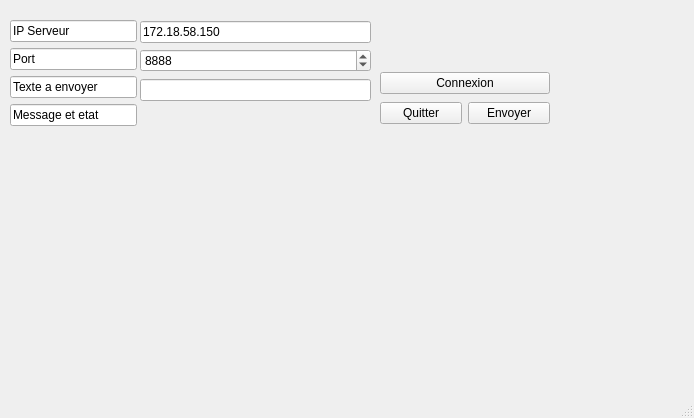
<?xml version="1.0" encoding="UTF-8"?>
<ui version="4.0">
 <class>MainWindow</class>
 <widget class="QMainWindow" name="MainWindow">
  <property name="geometry">
   <rect>
    <x>0</x>
    <y>0</y>
    <width>694</width>
    <height>418</height>
   </rect>
  </property>
  <property name="windowTitle">
   <string>MainWindow</string>
  </property>
  <widget class="QWidget" name="centralwidget">
   <widget class="QWidget" name="">
    <property name="geometry">
     <rect>
      <x>380</x>
      <y>70</y>
      <width>170</width>
      <height>56</height>
     </rect>
    </property>
    <layout class="QVBoxLayout" name="verticalLayout">
     <item>
      <widget class="QPushButton" name="pushButtonConnexion">
       <property name="text">
        <string>Connexion</string>
       </property>
      </widget>
     </item>
     <item>
      <layout class="QHBoxLayout" name="horizontalLayout">
       <item>
        <widget class="QPushButton" name="pushButtonQuitter">
         <property name="text">
          <string>Quitter</string>
         </property>
        </widget>
       </item>
       <item>
        <widget class="QPushButton" name="pushButtonEnvoyer">
         <property name="text">
          <string>Envoyer</string>
         </property>
        </widget>
       </item>
      </layout>
     </item>
    </layout>
   </widget>
   <widget class="QWidget" name="">
    <property name="geometry">
     <rect>
      <x>10</x>
      <y>20</y>
      <width>127</width>
      <height>108</height>
     </rect>
    </property>
    <layout class="QVBoxLayout" name="verticalLayout_2">
     <item>
      <widget class="QLineEdit" name="lineEdit_IPServeur">
       <property name="text">
        <string>IP Serveur</string>
       </property>
      </widget>
     </item>
     <item>
      <widget class="QLineEdit" name="lineEdit_2">
       <property name="text">
        <string>Port</string>
       </property>
      </widget>
     </item>
     <item>
      <widget class="QLineEdit" name="lineEdit_TexteAEnvoyer">
       <property name="text">
        <string>Texte a envoyer</string>
       </property>
      </widget>
     </item>
     <item>
      <widget class="QLineEdit" name="lineEdit_MessageEtEtat">
       <property name="text">
        <string>Message et etat </string>
       </property>
      </widget>
     </item>
    </layout>
   </widget>
   <widget class="QWidget" name="">
    <property name="geometry">
     <rect>
      <x>140</x>
      <y>20</y>
      <width>231</width>
      <height>83</height>
     </rect>
    </property>
    <layout class="QVBoxLayout" name="verticalLayout_4">
     <item>
      <layout class="QVBoxLayout" name="verticalLayout_3">
       <item>
        <widget class="QLineEdit" name="lineEditIPServeur">
         <property name="text">
          <string>172.18.58.150</string>
         </property>
        </widget>
       </item>
       <item>
        <widget class="QSpinBox" name="spinBox">
         <property name="minimum">
          <number>1025</number>
         </property>
         <property name="maximum">
          <number>65535</number>
         </property>
         <property name="value">
          <number>8888</number>
         </property>
        </widget>
       </item>
      </layout>
     </item>
     <item>
      <widget class="QLineEdit" name="lineEdit_Texte"/>
     </item>
    </layout>
   </widget>
  </widget>
  <widget class="QMenuBar" name="menubar">
   <property name="geometry">
    <rect>
     <x>0</x>
     <y>0</y>
     <width>694</width>
     <height>20</height>
    </rect>
   </property>
  </widget>
  <widget class="QStatusBar" name="statusbar"/>
 </widget>
 <resources/>
 <connections>
  <connection>
   <sender>pushButtonQuitter</sender>
   <signal>clicked()</signal>
   <receiver>MainWindow</receiver>
   <slot>close()</slot>
   <hints>
    <hint type="sourcelabel">
     <x>548</x>
     <y>143</y>
    </hint>
    <hint type="destinationlabel">
     <x>641</x>
     <y>111</y>
    </hint>
   </hints>
  </connection>
 </connections>
</ui>
